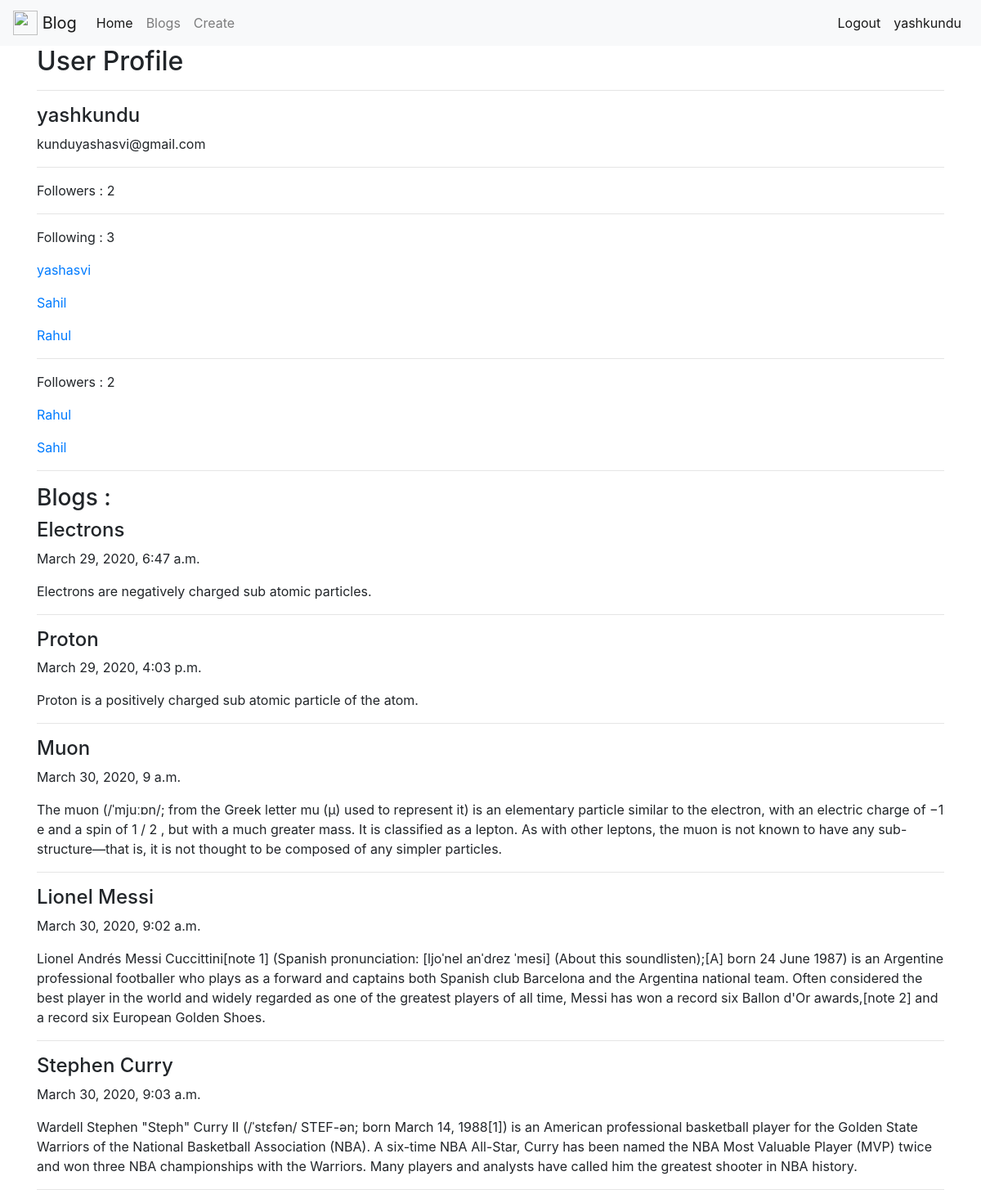
The app's page /accounts/yashkundu/ (signed in) with its own data.
### accounts/models.py (models this page shows, shortened)
class UserProfile(models.Model):
    user = models.OneToOneField(settings.AUTH_USER_MODEL,on_delete=models.CASCADE, related_name='profile')
    following = models.ManyToManyField(settings.AUTH_USER_MODEL, blank=True, related_name='followers')
    objects = UserProfileManager()
    def get_absolute_url(self):
        return reverse_lazy('accounts:detail', kwargs={'username': self.user.username})
    def get_following(self):
        users = self.following.all()
        return users.exclude(username=self.user.username)

### blogs/models.py (models this page shows, shortened)
class Blog(models.Model):
    author = models.ForeignKey(settings.AUTH_USER_MODEL, on_delete=models.CASCADE, related_name='blogs')
    title = models.CharField(max_length=120)
    content = models.TextField()
    timestamp = models.DateTimeField(auto_now_add=True)

### accounts/views.py (the view)
# urls.py: url(r'^(?P<username>[\w.]+)/$', UserDetailView.as_view(), name='detail'),
class UserDetailView(DetailView):
    model = User
    template_name = 'accounts/user_detail.html'
    def get_object(self):
        return get_object_or_404(User, username=self.kwargs.get('username'))
    def get_context_data(self, *args, **kwargs):
        context = super(UserDetailView, self).get_context_data(*args, **kwargs)
        context['is_following'] = UserProfile.objects.is_following(self.request.user, self.get_object())
        print()
        return context

### accounts/models.py (called while the page is built)
    def all(self):
        qs = self.get_queryset().all()
        try:
            if self.instance:
                qs = qs.exclude(user=self.instance)
        except:
            pass
        return qs

    def is_following(self, user, other_user):
        user_profile, created = UserProfile.objects.get_or_create(user=user)
        if created:
            return False
        print(user_profile.following.all())
        if other_user in user_profile.following.all():
            return True
        return False

### accounts/templates/accounts/user_detail.html (shortened to what this page needs)
{% extends 'base.html' %}
{% block content %}
  <h2>User Profile</h2>
  <hr>
  <h4>{{ object.username }}</h4>
  <p>{{ object.email }}</p>
  <hr>
  <p>Followers : {{ object.followers.all.count }}</p>
  <hr>
  <p>Following : {{ object.profile.get_following.count }}</p>
  {% for user in object.profile.get_following %}
    <p><a href="{{ user.profile.get_absolute_url }}">{{ user.username }}</a></p>
  {% empty %}
    <p>User is not following anyone.</p>
  {% endfor %}
  <hr>
  <p>Followers : {{ object.followers.all.count }}</p>
  {% for profile in object.followers.all %}
    <p><a href="{{ profile.get_absolute_url }}">{{ profile.user.username }}</a></p>
  {% empty %}
    <p>The user has no followers.</p>
  {% endfor %}
  <hr>
  <h3>Blogs : </h3>
  {% for blog in object.blogs.all %}
    <h4>{{ blog.title }}</h4>
    <p>{{ blog.timestamp }}</p>
    <p>{{ blog.content }}</p>
    <hr>
  {% empty %}
    <p>The user has no blogs.</p>
  {% endfor %}
{% endblock %}

### templates/snippets/navbar.html (shortened to what this page needs)
<nav class="navbar navbar-expand-lg navbar-light bg-light">
  <a class="navbar-brand" href="{% url 'home' %}">
    <img src="https://upload.wikimedia.org/wikipedia/commons/3/31/Blogger.svg" width="30" height="30" class="d-inline-block align-top" alt="">
    Blog
  </a>
  <div class="collapse navbar-collapse" id="navbarSupportedContent">
    <ul class="navbar-nav mr-auto">
      <li class="nav-item active">
        <a class="nav-link" href="{% url 'home' %}">Home <span class="sr-only">(current)</span></a>
      </li>
      <li class="nav-item">
        <a class="nav-link" href="{% url 'blogs:list' %}">Blogs</a>
      </li>
      <li class="nav-item">
        <a class="nav-link" href="{% url 'blogs:create' %}">Create</a>
      </li>
    </ul>
    {% if request.user.is_authenticated %}
    <ul class="navbar-nav ml-auto">
      <li class="nav-item active">
        <a class="nav-link" href="{% url 'accounts:logout' %}">Logout</a>
      </li>
      <li class="nav-item active">
        <a class="nav-link" href="{% url 'accounts:detail' username=request.user.username %}">{{ request.user.username }}</a>
      </li>
    </ul>
    {% endif %}
  </div>
</nav>

### records on screen
UserProfile: user.username "Rahul"
UserProfile: user.username "Sahil"
Blog: title "Electrons", timestamp "March 29, 2020, 6:47 a.m.", content "Electrons are negatively charged sub atomic particles."
Blog: title "Proton", timestamp "March 29, 2020, 4:03 p.m.", content "Proton is a positively charged sub atomic particle of the atom."
Blog: title "Muon", timestamp "March 30, 2020, 9 a.m.", content "The muon (/ˈmjuːɒn/; from the Greek letter mu (μ) used to represent it) is an elementary particle similar to the electron, with an electric charge of −1 e and a spin of 1 / 2 , but with a much greater mass. It is classified as a lepton. As with other leptons, the muon is not known to have any sub-structure—that is, it is not thought to be composed of any simpler particles."
Blog: title "Lionel Messi", timestamp "March 30, 2020, 9:02 a.m.", content "Lionel Andrés Messi Cuccittini[note 1] (Spanish pronunciation: [ljoˈnel anˈdɾez ˈmesi] (About this soundlisten);[A] born 24 June 1987) is an Argentine professional footballer who plays as a forward and captains both Spanish club Barcelona and the Argentina national team. Often considered the best player in the world and widely regarded as one of the greatest players of all time, Messi has won a record six Ballon d'Or awards,[note 2] and a record six European Golden Shoes."
Blog: title "Stephen Curry", timestamp "March 30, 2020, 9:03 a.m.", content "Wardell Stephen \"Steph\" Curry II (/ˈstɛfən/ STEF-ən; born March 14, 1988[1]) is an American professional basketball player for the Golden State Warriors of the National Basketball Association (NBA). A six-time NBA All-Star, Curry has been named the NBA Most Valuable Player (MVP) twice and won three NBA championships with the Warriors. Many players and analysts have called him the greatest shooter in NBA history."

### other values on screen
{{ request.user.username }} "yashkundu"
{{ object.username }} "yashkundu"
{{ object.email }} "kunduyashasvi@gmail.com"
{{ object.followers.all.count }} "2"
{{ object.profile.get_following.count }} "3"
{{ user.username }} "yashasvi"
{{ user.username }} "Sahil"
{{ user.username }} "Rahul"
